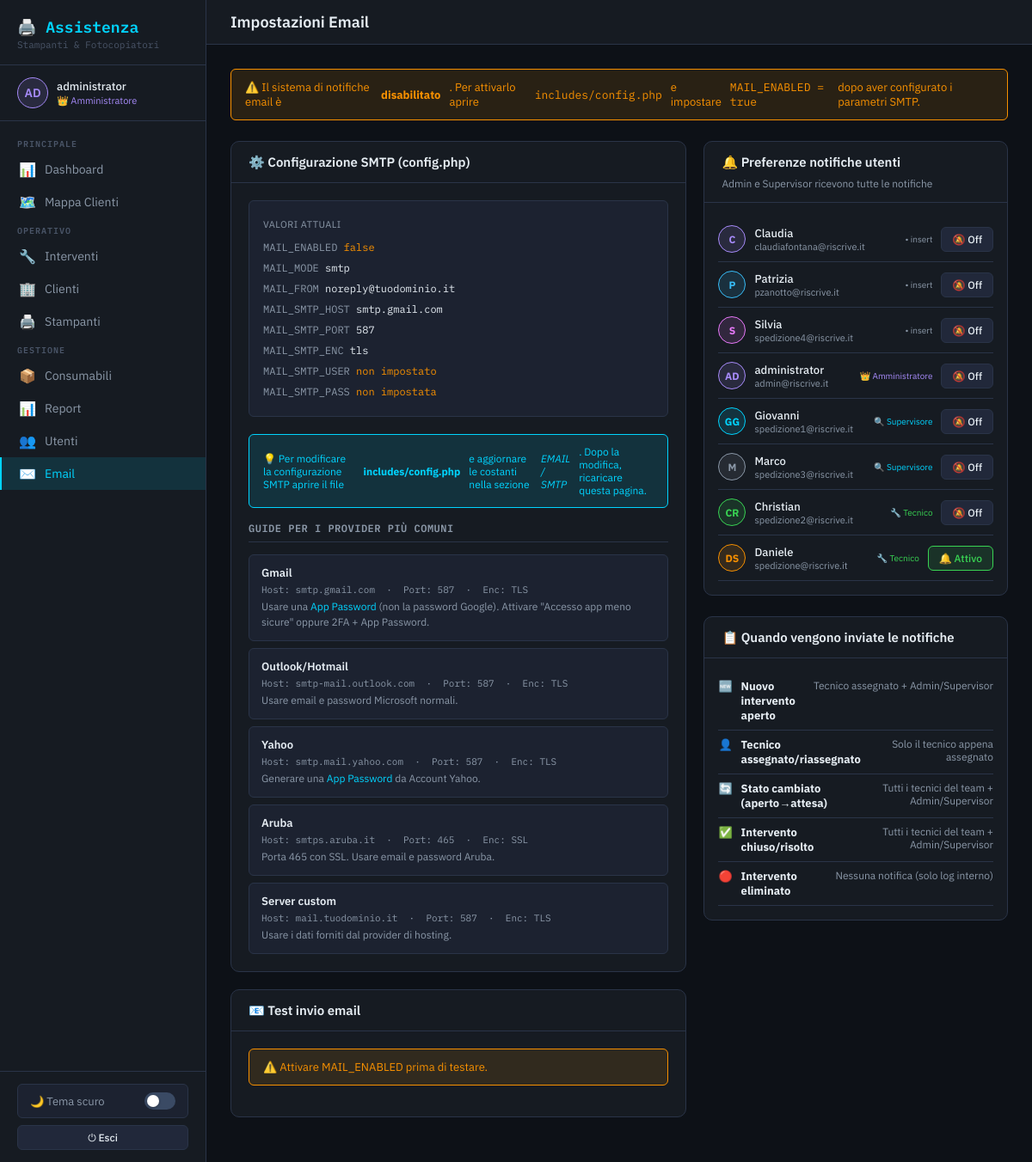
/agg_files/techcopy_email_06-12-2026/techcopy/pages/settings.php (signed in), run on the app's committed database.
### tables this page shows
CREATE TABLE `users` (
  `id` int(11) NOT NULL,
  `name` varchar(100) NOT NULL,
  `email` varchar(150) NOT NULL,
  `password` varchar(255) NOT NULL,
  `role` enum('admin','supervisor','tech','viewer','insert') NOT NULL DEFAULT 'tech',
  `avatar` varchar(4) NOT NULL DEFAULT 'US',
  `color` varchar(10) NOT NULL DEFAULT '#00d4ff',
  `notify_email` tinyint(1) NOT NULL DEFAULT 1,
  `active` tinyint(1) NOT NULL DEFAULT 1,
  `created_at` datetime NOT NULL DEFAULT current_timestamp(),
  `updated_at` datetime NOT NULL DEFAULT current_timestamp() ON UPDATE current_timestamp()
);

### agg_files/techcopy_email_06-12-2026/techcopy/includes/auth.php (called while the page is built, shortened)
<?php
function current_user(): ?array {
    return $_SESSION['user'] ?? null;
}

### agg_files/techcopy_email_06-12-2026/techcopy/includes/helpers.php (called while the page is built, shortened)
<?php
function h(mixed $v): string {
    return htmlspecialchars((string)($v ?? ''), ENT_QUOTES | ENT_SUBSTITUTE, 'UTF-8');
}

### agg_files/techcopy_email_06-12-2026/techcopy/pages/settings.php (the view, shortened to what this page needs)
<?php
require_once __DIR__ . '/../includes/layout.php';
$db  = db();
$users = $db->query("
    SELECT id, name, email, role, avatar, color, notify_email, active
    FROM users
    ORDER BY FIELD(role,'admin','supervisor','tech','viewer'), name
")->fetchAll();
$mailEnabled = defined('MAIL_ENABLED') && MAIL_ENABLED;
$roleMeta = [
    'admin'      => ['👑','#a78bfa','Amministratore'],
    'supervisor' => ['🔍','#00d4ff','Supervisore'],
    'tech'       => ['🔧','#39d353','Tecnico'],
    'viewer'     => ['👁','#8b98a8','Visualizzatore'],
];
layout_header('Impostazioni Email', 'settings');
?>
<div class="alert <?= $mailEnabled ? 'alert-success' : 'alert-warning' ?>" style="margin-bottom:24px">
  <?php if ($mailEnabled): ?>
  ✅ Il sistema di notifiche email è <strong>attivo</strong>.
  Mittente: <code style="font-family:var(--mono)"><?= h(MAIL_FROM) ?></code>
  &nbsp;·&nbsp; SMTP: <code style="font-family:var(--mono)"><?= h(MAIL_SMTP_HOST.':'.MAIL_SMTP_PORT) ?></code>
  <?php else: ?>
  ⚠️ Il sistema di notifiche email è <strong>disabilitato</strong>.
  Per attivarlo aprire <code style="font-family:var(--mono)">includes/config.php</code>
  e impostare <code style="font-family:var(--mono)">MAIL_ENABLED = true</code>
  dopo aver configurato i parametri SMTP.
  <?php endif; ?>
</div>
<div class="two-col" style="align-items:start">
  <div>
    <div class="table-wrap" style="margin-bottom:20px;padding:0">
      <div class="table-head"><h4>⚙️ Configurazione SMTP (config.php)</h4></div>
      <div style="padding:20px">
        <div style="background:var(--surface2);border:1px solid var(--border);border-radius:var(--radius);padding:16px;margin-bottom:20px;font-family:var(--mono);font-size:12px;line-height:2">
          <div style="margin-bottom:4px;font-size:11px;color:var(--text2);font-family:var(--sans);text-transform:uppercase;letter-spacing:.5px">Valori attuali</div>
          <div><span style="color:var(--text2)">MAIL_ENABLED  </span> <span style="color:<?= $mailEnabled?'var(--green)':'var(--orange)' ?>"><?= $mailEnabled ? 'true' : 'false' ?></span></div>
          <div><span style="color:var(--text2)">MAIL_MODE     </span> <?= h(defined('MAIL_MODE') ? MAIL_MODE : '—') ?></div>
          <div><span style="color:var(--text2)">MAIL_FROM     </span> <?= h(defined('MAIL_FROM') ? MAIL_FROM : '—') ?></div>
          <div><span style="color:var(--text2)">MAIL_SMTP_HOST</span> <?= h(defined('MAIL_SMTP_HOST') ? MAIL_SMTP_HOST : '—') ?></div>
          <div><span style="color:var(--text2)">MAIL_SMTP_PORT</span> <?= defined('MAIL_SMTP_PORT') ? MAIL_SMTP_PORT : '—' ?></div>
          <div><span style="color:var(--text2)">MAIL_SMTP_ENC </span> <?= h(defined('MAIL_SMTP_ENC') ? (MAIL_SMTP_ENC ?: 'nessuna') : '—') ?></div>
          <div><span style="color:var(--text2)">MAIL_SMTP_USER</span> <?= defined('MAIL_SMTP_USER') && MAIL_SMTP_USER ? h(MAIL_SMTP_USER) : '<span style="color:var(--orange)">non impostato</span>' ?></div>
          <div><span style="color:var(--text2)">MAIL_SMTP_PASS</span> <?= defined('MAIL_SMTP_PASS') && MAIL_SMTP_PASS ? '••••••••' : '<span style="color:var(--orange)">non impostata</span>' ?></div>
        </div>
        <div class="alert alert-info" style="font-size:12px;margin-bottom:16px">
          💡 Per modificare la configurazione SMTP aprire il file
          <strong>includes/config.php</strong> e aggiornare le costanti
          nella sezione <em>EMAIL / SMTP</em>. Dopo la modifica, ricaricare questa pagina.
        </div>
        <div class="section-title">Guide per i provider più comuni</div>
        <div style="display:flex;flex-direction:column;gap:8px">
          <?php
          $providers = [
            ['Gmail',       'smtp.gmail.com', 587, 'tls', 'Usare una <a href="https://myaccount.google.com/apppasswords" target="_blank" style="color:var(--accent)">App Password</a> (non la password Google). Attivare "Accesso app meno sicure" oppure 2FA + App Password.'],
            ['Outlook/Hotmail','smtp-mail.outlook.com', 587, 'tls', 'Usare email e password Microsoft normali.'],
            ['Yahoo',       'smtp.mail.yahoo.com', 587, 'tls', 'Generare una <a href="https://security.yahoo.com/security/generate-app-password" target="_blank" style="color:var(--accent)">App Password</a> da Account Yahoo.'],
            ['Aruba',       'smtps.aruba.it', 465, 'ssl', 'Porta 465 con SSL. Usare email e password Aruba.'],
            ['Server custom','mail.tuodominio.it', 587, 'tls', 'Usare i dati forniti dal provider di hosting.'],
          ];
          foreach ($providers as [$name, $host, $port, $enc, $note]):
          ?>
          <div style="background:var(--surface2);border:1px solid var(--border);border-radius:var(--radius);padding:12px 14px">
            <div style="font-weight:600;font-size:13px;margin-bottom:4px"><?= $name ?></div>
            <div style="font-family:var(--mono);font-size:11px;color:var(--text2);margin-bottom:4px">
              Host: <?= $host ?> &nbsp;·&nbsp; Port: <?= $port ?> &nbsp;·&nbsp; Enc: <?= strtoupper($enc) ?>
            </div>
            <div style="font-size:12px;color:var(--text2);line-height:1.5"><?= $note ?></div>
          </div>
          <?php endforeach; ?>
        </div>
      </div>
    </div>
    <div class="table-wrap" style="padding:0">
      <div class="table-head"><h4>📧 Test invio email</h4></div>
      <div style="padding:20px">
        <?php if (!$mailEnabled): ?>
        <div class="alert alert-warning">⚠️ Attivare MAIL_ENABLED prima di testare.</div>
        <?php endif; ?>
      </div>
    </div>
  </div>
  <div>
    <div class="table-wrap" style="padding:0">
      <div class="table-head">
        <h4>🔔 Preferenze notifiche utenti</h4>
        <span style="font-size:12px;color:var(--text2)">Admin e Supervisor ricevono tutte le notifiche</span>
      </div>
      <div style="padding:16px">
        <?php foreach ($users as $u):
          $rm = $roleMeta[$u['role']] ?? ['•','#8b98a8',$u['role']];
        ?>
        <div style="display:flex;align-items:center;gap:10px;padding:10px 0;border-bottom:1px solid var(--border);<?= !$u['active']?'opacity:.45':'' ?>">
          <div style="width:32px;height:32px;border-radius:50%;background:<?= h($u['color']) ?>22;color:<?= h($u['color']) ?>;border:1.5px solid <?= h($u['color']) ?>;display:flex;align-items:center;justify-content:center;font-size:12px;font-weight:700;flex-shrink:0"><?= h($u['avatar']) ?></div>
          <div style="flex:1">
            <div style="font-size:13px;font-weight:500"><?= h($u['name']) ?></div>
            <div style="font-size:11px;color:var(--text2)"><?= h($u['email'] ?: 'nessuna email') ?></div>
          </div>
          <span style="font-size:10px;color:<?= $rm[1] ?>"><?= $rm[0].' '.$rm[2] ?></span>
          <form method="POST" style="display:flex;align-items:center;gap:6px">
            <button type="submit"
                    class="btn btn-sm <?= $u['notify_email'] ? 'btn-success' : 'btn-secondary' ?>"
                    title="<?= $u['notify_email'] ? 'Notifiche attive — clicca per disabilitare' : 'Notifiche disabilitate — clicca per attivare' ?>"
                    <?= !$u['email'] ? 'disabled title="Nessuna email configurata"' : '' ?>>
              <?= $u['notify_email'] ? '🔔 Attivo' : '🔕 Off' ?>
            </button>
          </form>
        </div>
        <?php endforeach; ?>
      </div>
    </div>
    <div class="table-wrap" style="padding:0;margin-top:16px">
      <div class="table-head"><h4>📋 Quando vengono inviate le notifiche</h4></div>
      <div style="padding:16px">
        <?php
        $events = [
          ['🆕', 'Nuovo intervento aperto',       'Tecnico assegnato + Admin/Supervisor'],
          ['👤', 'Tecnico assegnato/riassegnato',  'Solo il tecnico appena assegnato'],
          ['🔄', 'Stato cambiato (aperto→attesa)', 'Tutti i tecnici del team + Admin/Supervisor'],
          ['✅', 'Intervento chiuso/risolto',      'Tutti i tecnici del team + Admin/Supervisor'],
          ['🔴', 'Intervento eliminato',           'Nessuna notifica (solo log interno)'],
        ];
        foreach ($events as [$ico, $evento, $destinatari]):
        ?>
        <div style="display:flex;gap:10px;padding:8px 0;border-bottom:1px solid var(--border);font-size:13px">
          <span><?= $ico ?></span>
          <div style="flex:1"><strong><?= $evento ?></strong></div>
          <div style="font-size:12px;color:var(--text2);text-align:right"><?= $destinatari ?></div>
        </div>
        <?php endforeach; ?>
      </div>
    </div>
  </div>
</div>
<?php layout_footer(); ?>

### agg_files/techcopy_email_06-12-2026/techcopy/includes/layout.php (shortened to what this page needs)
<?php
require_once __DIR__ . '/auth.php';
require_once __DIR__ . '/helpers.php';
function layout_header(string $title = 'TechCopy', string $active = ''): void {
    $user      = current_user();
    $roleMeta = match($user['role'] ?? '') {
        'admin'      => ['👑', '#a78bfa', 'Amministratore'],
        'supervisor' => ['🔍', '#00d4ff', 'Supervisore'],
        'tech'       => ['🔧', '#39d353', 'Tecnico'],
        'viewer'     => ['👁',  '#8b98a8', 'Visualizzatore'],
        default      => ['•',  '#8b98a8', ''],
    };
?>
<!DOCTYPE html>
<html lang="it">
<head>
<link rel="stylesheet" href="/techcopy/assets/css/style.css">
</head>
<body>
<div class="app">
  <aside class="sidebar" id="sidebar">
    <div class="sidebar-logo">
      <h2>🖨️ Assistenza</h2>
      <p>Stampanti &amp; Fotocopiatori</p>
    </div>
    <?php if ($user): ?>
    <div class="sidebar-user">
      <div class="avatar" style="background:<?= h($user['color']) ?>22;color:<?= h($user['color']) ?>;border:1.5px solid <?= h($user['color']) ?>"><?= h($user['avatar']) ?></div>
      <div class="info">
        <div class="name"><?= h($user['name']) ?></div>
        <div class="role" style="color:<?= $roleMeta[1] ?>;font-size:11px"><?= $roleMeta[0] ?> <?= $roleMeta[2] ?></div>
      </div>
    </div>
    <?php endif; ?>
    <nav class="sidebar-nav">
      <div class="nav-section">Principale</div>
      <a href="/techcopy/index.php"              class="nav-item <?= $active==='dashboard'?'active':'' ?>"><span class="icon">📊</span> Dashboard</a>
      <a href="/techcopy/pages/map.php"          class="nav-item <?= $active==='map'?'active':'' ?>"><span class="icon">🗺️</span> Mappa Clienti</a>
      <div class="nav-section">Operativo</div>
      <a href="/techcopy/pages/tickets.php"      class="nav-item <?= $active==='tickets'?'active':'' ?>">
        <span class="icon">🔧</span> Interventi
      </a>
      <a href="/techcopy/pages/clients.php"      class="nav-item <?= $active==='clients'?'active':'' ?>"><span class="icon">🏢</span> Clienti</a>
      <a href="/techcopy/pages/printers.php"     class="nav-item <?= $active==='printers'?'active':'' ?>"><span class="icon">🖨️</span> Stampanti</a>
      <div class="nav-section">Gestione</div>
      <a href="/techcopy/pages/consumables.php"  class="nav-item <?= $active==='consumables'?'active':'' ?>">
        <span class="icon">📦</span> Consumabili
      </a>
      <a href="/techcopy/pages/reports.php"      class="nav-item <?= $active==='reports'?'active':'' ?>"><span class="icon">📊</span> Report</a>
      <?php if ($user && $user['role'] === 'admin'): ?>
      <a href="/techcopy/pages/users.php"        class="nav-item <?= $active==='users'?'active':'' ?>"><span class="icon">👥</span> Utenti</a>
      <a href="/techcopy/pages/settings.php"     class="nav-item <?= $active==='settings'?'active':'' ?>"><span class="icon">✉️</span> Email</a>
      <?php endif; ?>
    </nav>
    <div class="sidebar-footer">
      <button class="theme-toggle" onclick="toggleTheme()" id="theme-btn">
        <span id="theme-label">🌙 Tema scuro</span>
        <div class="toggle-track"><div class="toggle-knob"></div></div>
      </button>
      <div style="height:8px"></div>
      <a href="/techcopy/logout.php" class="btn btn-secondary btn-full btn-sm">⏻ Esci</a>
    </div>
  </aside>
  <div class="main">
    <div class="topbar">
      <h3><?= h($title) ?></h3>
    </div>
    <div class="page">
<?php
}
function layout_footer(): void {
?>
    </div>
  </div>
</div>
</body>
</html>
<?php
}

### data on the page
users: avatar "AD", name "administrator", role "👑", role "Amministratore", email "admin@riscrive.it", notify_email "🔕 Off"
users: avatar "C", name "Claudia", email "claudiafontana@riscrive.it", role "•", role "insert", notify_email "🔕 Off"
users: avatar "P", name "Patrizia", email "pzanotto@riscrive.it", role "•", role "insert", notify_email "🔕 Off"
users: avatar "S", name "Silvia", email "spedizione4@riscrive.it", role "•", role "insert", notify_email "🔕 Off"
users: avatar "GG", name "Giovanni", email "spedizione1@riscrive.it", role "🔍", role "Supervisore", notify_email "🔕 Off"
users: avatar "M", name "Marco", email "spedizione3@riscrive.it", role "🔍", role "Supervisore", notify_email "🔕 Off"
users: avatar "CR", name "Christian", email "spedizione2@riscrive.it", role "🔧", role "Tecnico", notify_email "🔕 Off"
users: avatar "DS", name "Daniele", email "spedizione@riscrive.it", role "🔧", role "Tecnico", notify_email "🔔 Attivo"

### other printed values
$title "Impostazioni Email"
defined('MAIL_MODE') ? MAIL_MODE : '—' "smtp"
defined('MAIL_FROM') ? MAIL_FROM : '—' "noreply@tuodominio.it"
defined('MAIL_SMTP_HOST') ? MAIL_SMTP_HOST : '—' "smtp.gmail.com"
MAIL_SMTP_PORT "587"
defined('MAIL_SMTP_ENC') ? (MAIL_SMTP_ENC ?: 'nessuna') : '—' "tls"
$name "Gmail"
$host "smtp.gmail.com"
$port "587"
$enc "TLS"
$note "Usare una App Password (non la password Google). Attivare \"Accesso app meno sicure\" oppure 2FA + App Password."
$name "Outlook/Hotmail"
$host "smtp-mail.outlook.com"
$note "Usare email e password Microsoft normali."
$name "Yahoo"
